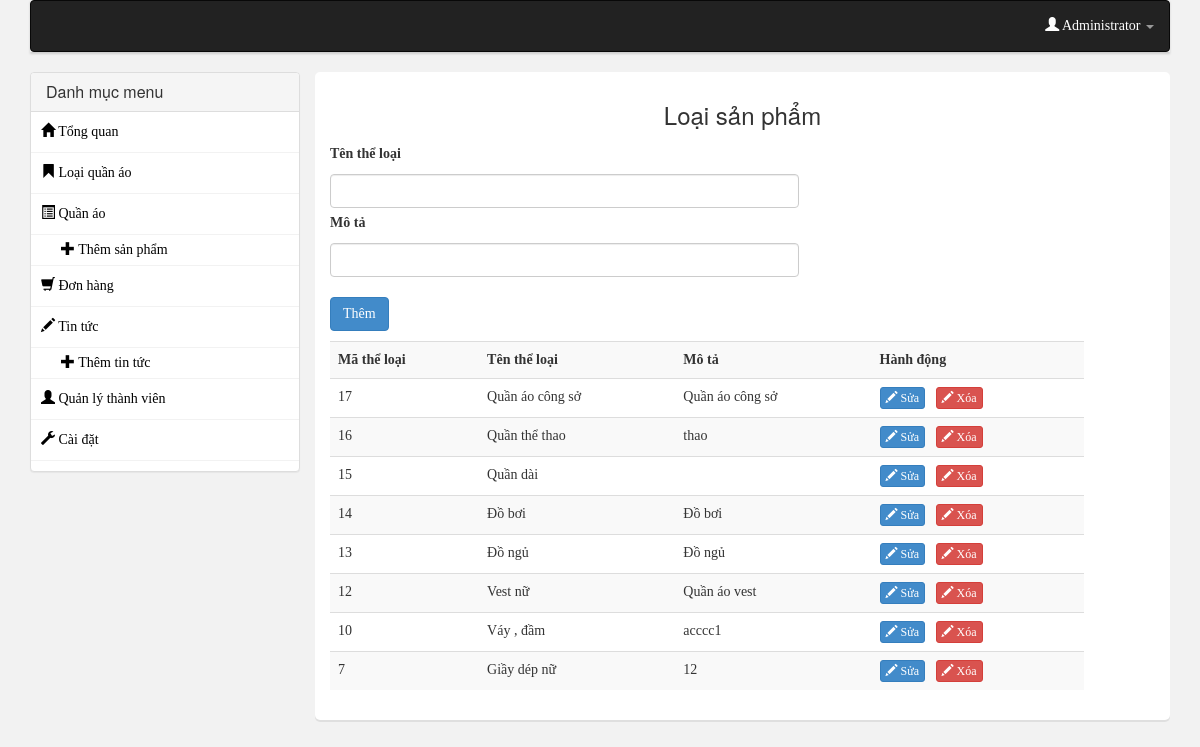
/admincp/index.php?action=cat (signed in), run on the app's committed database.
### tables this page shows
CREATE TABLE IF NOT EXISTS `theloaisp` (
  `maloai` int(11) NOT NULL AUTO_INCREMENT,
  `tenloai` varchar(30) NOT NULL,
  `mota` varchar(100) NOT NULL,
  PRIMARY KEY (`maloai`)
);

### include/class.db.php (called while the page is built, shortened)
<?php
Class Config extends mysqli{
    public $db;
    public $query;
    public function __construct(){
       $this->db = new mysqli('localhost','root','','project_nhom16') or die($this->db->errno);
       $this->db->query("SET NAMES 'utf8'");
    }
    public function fetchData(){
        $data = array();
        $this->result = $this->db->query($this->query);
        while ($dl = $this->result->fetch_assoc()) {
            $data[] = $dl;
        }
    return $data;
    }
}
?>

### include/class.admincp.php (called while the page is built, shortened)
<?php
require_once('class.db.php');
class Categories extends Config{
    function Show_Category(){
        $this->query = "SELECT * FROM theloaisp order by maloai DESC";
        $data = $this->fetchData();
        return $data;
    }
}
?>

### admincp/inc/cat.php (the view, shortened to what this page needs)
<h3 class="text-center" >Loại sản phẩm</h3>
          <div class="row">
            <div class="col-md-7">
              <form class="form-inline form" action="" method="POST">
                <div class="group-control">
                  <label for="name">Tên thể loại</label>
                  <input type="text" class="form-control" id="name" name="tenloai" />
                </div>
                <div class="group-control">
                  <label for="description">Mô tả</label>
                  <input type="text" class="form-control" id="description" name="mota" />
                </div>
                <div class="group-control">
                  <input type="submit" class="btn btn-primary them" value="Thêm" />
                </div>
              </form>
            </div>
            <div class="col-md-11">
              <table class="table table-striped">
                <tr>
                  <th>Mã thể loại</th>
                  <th>Tên thể loại</th>
                  <th>Mô tả</th>
                  <th>Hành động</th>
                </tr>
                <?php
                    $sp->query = "SELECT * FROM theloaisp";
                    $data = $sp->Show_Category();
                    foreach ($data as $v) {
                ?>
                <tr>
                  <td><?php echo $v['maloai'];?></td>
                  <td><?php echo $v['tenloai'];?></td>
                  <td><?php echo $v['mota'];?></td>
                  <td>
                    <a href="index.php?action=edit_cat&id=<?php echo $v['maloai'];?>"><button class="btn btn-primary btn-xs"><b class="glyphicon glyphicon-pencil"></b> Sửa</button> &nbsp;</a>
                    <a href="index.php?action=delete_cat&id=<?php echo $v['maloai'];?>"><button class="btn btn-danger btn-xs" onclick="return confirm('Bạn có muốn xóa không ?');"><b class="glyphicon glyphicon-pencil"></b> Xóa</button></a>
                  </td>
                </tr>
                <?php
                    }
                ?>
              </table>
            </div>
            </div>

### admincp/css/style.css (style rules this page uses)
body { font-family: tahoma;background:#f2f2f2; }
label { padding: 5px 0px; }
.them { margin-top:20px; margin-bottom: 10px; }

### data on the page
theloaisp: maloai "17", tenloai "Quần áo công sở", mota "Quần áo công sở"
theloaisp: maloai "16", tenloai "Quần thể thao", mota "thao"
theloaisp: maloai "15", tenloai "Quần dài"
theloaisp: maloai "14", tenloai "Đồ bơi", mota "Đồ bơi"
theloaisp: maloai "13", tenloai "Đồ ngủ", mota "Đồ ngủ"
theloaisp: maloai "12", tenloai "Vest nữ", mota "Quần áo vest"
theloaisp: maloai "10", tenloai "Váy , đầm", mota "acccc1"
theloaisp: maloai "7", tenloai "Giầy dép nữ", mota "12"
